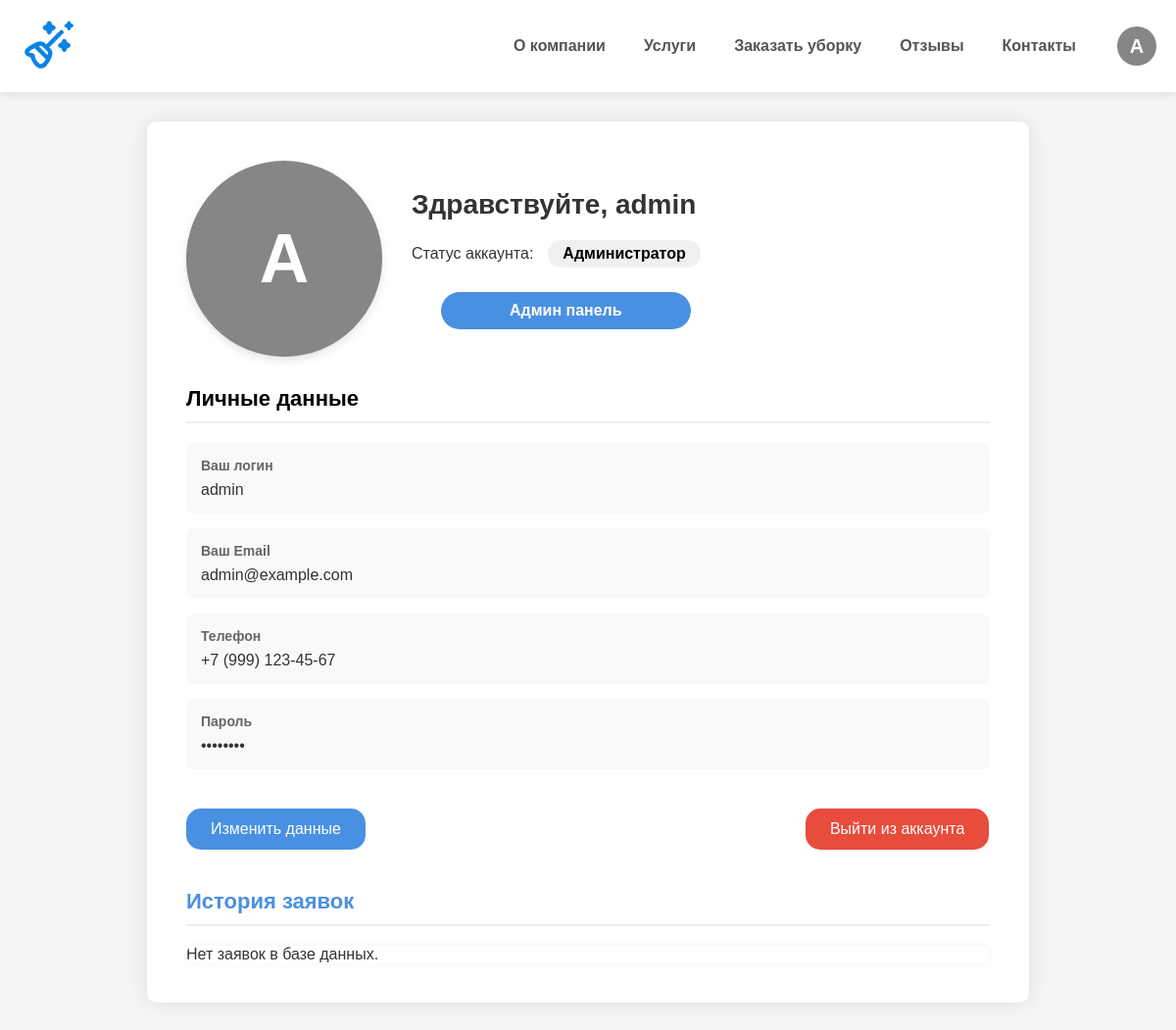
The page /clearprofile.php (signed in) on the database its author committed.
### tables this page shows
CREATE TABLE `users` (
  `id` int NOT NULL,
  `login` varchar(50) NOT NULL,
  `email` varchar(100) NOT NULL,
  `phone` varchar(20) NOT NULL,
  `password` varchar(255) NOT NULL,
  `is_admin` tinyint(1) DEFAULT '0',
  `is_manager` tinyint(1) DEFAULT '0',
  `created_at` timestamp NULL DEFAULT CURRENT_TIMESTAMP
);

### clearprofile.php (the view, shortened to what this page needs)
<?php
require_once "connect/connect.php";
$query = "SELECT * FROM users WHERE id = ?";
$stmt = mysqli_prepare($connect, $query);
mysqli_stmt_bind_param($stmt, "i", $_SESSION['user_id']);
mysqli_stmt_execute($stmt);
$result = mysqli_stmt_get_result($stmt);
$user = mysqli_fetch_assoc($result);
$isAdmin = $user['is_admin'] == 1;
$isManager = $user['is_manager'] == 1;
$firstLetter = mb_strtoupper(mb_substr($user['login'], 0, 1));
$email = $user['email'] ?? 'Не указан';
$phone = $user['phone'] ?? 'Не указан';
?>
<!DOCTYPE html>
<html lang="ru">
<head>
    <link rel="stylesheet" href="/style/profile.css">
</head>
<body>
    <?php require_once "header/header.php"; ?>
    <section class="main">
        <main>
            <div class="user-profile">
                <div class="user-avatar"><?= $firstLetter ?></div>
                <div class="user-info">
                    <h1>Здравствуйте, <?= htmlspecialchars($user['login']) ?></h1>
                    <div class="account-status">
                        Статус аккаунта: <span class="status-badge"><?= $isAdmin ? 'Администратор' : ($isManager ? 'Менеджер' : 'Пользователь') ?></span>
                    </div>
                    <?php if ($isAdmin): ?>
                        <a href="admin_panel.php" class="admin-panel-btn">Админ панель</a>
                    <?php elseif ($isManager): ?>
                        <a href="manage_requests.php" class="admin-panel-btn">Панель менеджера</a>
                    <?php endif; ?>
                </div>
            </div>
            <div class="account-details">
                <h2>Личные данные</h2>
                <div class="info-item">
                    <strong>Ваш логин</strong>
                    <?= htmlspecialchars($user['login']) ?>
                </div>
                <div class="info-item">
                    <strong>Ваш Email</strong>
                    <?= htmlspecialchars($email) ?>
                </div>
                <div class="info-item">
                    <strong>Телефон</strong>
                    <?= htmlspecialchars($phone) ?>
                </div>
                <div class="info-item">
                    <strong>Пароль</strong>
                    ••••••••
                </div>
            </div>
            <div class="actions">
                <a href="edit_profile.php" class="action-btn">Изменить данные</a>
                <a href="logout.php" class="action-btn logout-btn">Выйти из аккаунта</a>
            </div>
            <?php if ($isAdmin || $isManager): ?>
            <div class="requests-history">
                <h2>История заявок</h2>
                <div class="table-container">
                    <?php
                    $table_check = mysqli_query($connect, "SHOW TABLES LIKE 'cleaning_requests'");
                    if (mysqli_num_rows($table_check) > 0) {
                        $requests_query = "SELECT * FROM cleaning_requests ORDER BY created_at DESC LIMIT 5";
                        $requests_result = mysqli_query($connect, $requests_query);
                        if (mysqli_num_rows($requests_result) > 0): ?>
                            <table>
                                <thead>
                                    <tr>
                                        <th>ID</th>
                                        <th>Тип услуги</th>
                                        <th>Тип уборки</th>
                                        <th>Площадь (м²)</th>
                                        <th>Цена (руб)</th>
                                        <th>Дата</th>
                                        <th>Статус</th>
                                    </tr>
                                </thead>
                                <tbody>
                                    <?php while ($row = mysqli_fetch_assoc($requests_result)): ?>
                                    <tr>
                                        <td><?= $row['id'] ?></td>
                                        <td><?= htmlspecialchars($row['service_type']) ?></td>
                                        <td><?= htmlspecialchars($row['cleaning_type']) ?></td>
                                        <td><?= $row['area'] ?></td>
                                        <td><?= number_format($row['estimated_price'], 0, '', ' ') ?></td>
                                        <td><?= date('d.m.Y', strtotime($row['created_at'])) ?></td>
                                        <td class="status-<?= $row['status'] ?>">
                                            <?= match($row['status']) {
                                                'new' => 'Новая',
                                                'in_progress' => 'В работе',
                                                'completed' => 'Завершена',
                                                'cancelled' => 'Отменена',
                                                default => $row['status']
                                            } ?>
                                        </td>
                                    </tr>
                                    <?php endwhile; ?>
                                </tbody>
                            </table>
                        <?php else: ?>
                            <p>Нет заявок в базе данных.</p>
                        <?php endif;
                    } else {
                        echo '<p>Таблица заявок не найдена в базе данных.</p>';
                    }
                    ?>
                </div>
            </div>
            <?php endif; ?>
        </main>
    </section>
</body>
</html>

### header/header.php (shortened to what this page needs)
<?php
require_once "connect/connect.php";
?>
<head>
</head>
<header>
    <div class="header-container">
        <a href="/about.php">
            <img src="/images/logo.svg" alt="Логотип ЧистыйДом" class="logo">
        </a>
        <nav>
            <a href="/about.php">О компании</a>
            <a href="/services.php">Услуги</a>
            <a href="#">Заказать уборку</a>
            <a href="/reviews.php">Отзывы</a>
            <a href="#">Контакты</a>
            <?php
            if (isset($_SESSION['user_id'])) {
                $user_id = $_SESSION['user_id'];
                $query = "SELECT login FROM users WHERE id = ?";
                $stmt = mysqli_prepare($connect, $query);
                mysqli_stmt_bind_param($stmt, "i", $user_id);
                mysqli_stmt_execute($stmt);
                $result = mysqli_stmt_get_result($stmt);
                $user = mysqli_fetch_assoc($result);
                $first_letter = mb_strtoupper(mb_substr($user['login'], 0, 1));
                echo '<a href="clearprofile.php" class="user-icon"><span class="user-icon-text">'.$first_letter.'</span></a>';
            } else {
                echo '<a href="clearregistr.php" class="user-icon"><img src="/images/unknown.png" alt="Войти" class="user-icon-image"></a>';
            }
            ?>
        </nav>
    </div>
</header>

### style/profile.css (style rules this page uses)
* { margin: 0; padding: 0; box-sizing: border-box; font-family: Arial, sans-serif; }
.main { background-color: #f5f5f5; color: #333; display: flex; justify-content: center; align-items: center; min-height: 100vh; padding: 30px 0; }
main { width: 900px; margin: 0 auto; padding: 40px; background-color: white; border-radius: 10px; box-shadow: 0 0 20px rgba(0, 0, 0, 0.1); position: relative; }
.user-profile { display: flex; align-items: center; margin-bottom: 30px; }
.user-avatar { width: 200px; height: 200px; border-radius: 50%; background-color: #868686; display: flex; align-items: center; justify-content: center; color: white; font-weight: bold; font-size: 70px; margin-right: 30px; line-height: 1; text-transform: uppercase; box-shadow: 0 4px 8px rgba(0, 0, 0, 0.1); }
.user-info { flex: 1; }
h1 { margin-bottom: 20px; color: #333; font-size: 28px; }
.account-status { display: flex; align-items: center; margin-bottom: 15px; }
.status-badge { color: black; padding: 5px 15px; border-radius: 20px; font-weight: bold; margin-left: 15px; font-size: 16px; background-color: #f0f0f0; }
.admin-panel-btn { display: inline-block; padding: 10px 70px; background-color: #4a90e2; color: white; border-radius: 25px; text-decoration: none; font-weight: bold; transition: background-color 0.3s; margin-top: 10px; margin-left: 30px; }
.account-details { margin-bottom: 40px; }
.account-details h2 { margin-bottom: 20px; font-size: 22px; color:rgb(0, 0, 0); padding-bottom: 10px; border-bottom: 2px solid #eee; }
.info-item { margin-bottom: 15px; padding: 15px; background-color: #f9f9f9; border-radius: 8px; font-size: 16px; }
.info-item strong { display: block; margin-bottom: 8px; font-size: 14px; color: #666; }
.actions { margin-bottom: 40px; display: flex; gap: 449px; }
.action-btn { padding: 12px 25px; background-color: #4a90e2; color: white; border: none; border-radius: 15px; cursor: pointer; text-decoration: none; font-size: 16px; transition: background-color 0.3s; }
.logout-btn { background-color: #e74c3c; }
.requests-history { margin-top: 30px; }
.requests-history h2 { margin-bottom: 20px; font-size: 22px; color: #4a90e2; padding-bottom: 10px; border-bottom: 2px solid #eee; }
.table-container { border-radius: 20px; overflow: hidden; box-shadow: 0 0 10px rgba(0, 0, 0, 0.05); }

### header/header.php (style rules this page uses)
header { background: #fff; padding: 20px 0; box-shadow: 0 2px 10px rgba(0,0,0,0.1); position: relative; z-index: 100; }
.header-container { display: flex; justify-content: space-between; align-items: center; max-width: 1200px; margin: 0 auto; padding: 0 20px; }
.logo { height: 50px; transition: transform 0.3s ease; }
nav { display: flex; align-items: center; gap: 15px; }
nav a { text-decoration: none; color: #555; font-weight: 600; font-size: 16px; transition: all 0.3s ease; padding: 8px 12px; border-radius: 4px; white-space: nowrap; }
.user-icon { width: 40px; height: 40px; border-radius: 50%; background-color: rgb(134, 134, 134); display: flex; align-items: center; justify-content: center; color: white; font-weight: bold; margin-left: 15px; cursor: pointer; transition: all 0.3s ease; text-decoration: none; overflow: hidden; position: relative; }
.user-icon-text { font-size: 20px; line-height: 1; }

### rows shown on the page
users: login "A", login "admin", email "admin@example.com", phone "+7 (999) 123-45-67"
